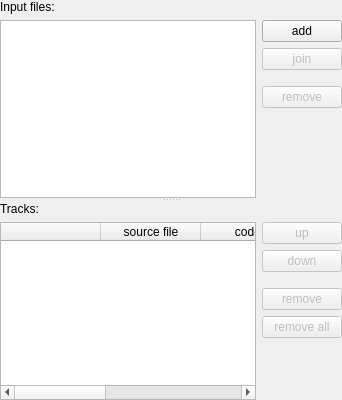
         <widget class="QSplitter" name="trackSplitter">
          <property name="orientation">
           <enum>Qt::Vertical</enum>
          </property>
          <widget class="QWidget" name="layoutWidget11">
           <layout class="QVBoxLayout" name="verticalLayout_3" stretch="0,0">
            <item>
             <widget class="QLabel" name="label_3">
              <property name="text">
               <string>Input files:</string>
              </property>
             </widget>
            </item>
            <item>
             <layout class="QHBoxLayout" name="horizontalLayout">
              <item>
               <widget class="QListWidget" name="inputFilesLV">
                <property name="sizePolicy">
                 <sizepolicy hsizetype="Expanding" vsizetype="MinimumExpanding">
                  <horstretch>0</horstretch>
                  <verstretch>0</verstretch>
                 </sizepolicy>
                </property>
                <property name="minimumSize">
                 <size>
                  <width>0</width>
                  <height>100</height>
                 </size>
                </property>
                <property name="maximumSize">
                 <size>
                  <width>16777215</width>
                  <height>16777215</height>
                 </size>
                </property>
                <property name="acceptDrops">
                 <bool>true</bool>
                </property>
                <property name="selectionBehavior">
                 <enum>QAbstractItemView::SelectRows</enum>
                </property>
               </widget>
              </item>
              <item>
               <layout class="QVBoxLayout" name="verticalLayout">
                <item>
                 <widget class="QPushButton" name="addBtn">
                  <property name="sizePolicy">
                   <sizepolicy hsizetype="Minimum" vsizetype="Fixed">
                    <horstretch>0</horstretch>
                    <verstretch>0</verstretch>
                   </sizepolicy>
                  </property>
                  <property name="text">
                   <string>add</string>
                  </property>
                  <property name="default">
                   <bool>false</bool>
                  </property>
                  <property name="flat">
                   <bool>false</bool>
                  </property>
                 </widget>
                </item>
                <item>
                 <widget class="QPushButton" name="btnAppend">
                  <property name="enabled">
                   <bool>false</bool>
                  </property>
                  <property name="text">
                   <string>join</string>
                  </property>
                 </widget>
                </item>
                <item>
                 <spacer name="verticalSpacer">
                  <property name="orientation">
                   <enum>Qt::Vertical</enum>
                  </property>
                  <property name="sizeType">
                   <enum>QSizePolicy::Fixed</enum>
                  </property>
                  <property name="sizeHint" stdset="0">
                   <size>
                    <width>20</width>
                    <height>10</height>
                   </size>
                  </property>
                 </spacer>
                </item>
                <item>
                 <widget class="QPushButton" name="removeFile">
                  <property name="enabled">
                   <bool>false</bool>
                  </property>
                  <property name="sizePolicy">
                   <sizepolicy hsizetype="Minimum" vsizetype="Fixed">
                    <horstretch>0</horstretch>
                    <verstretch>0</verstretch>
                   </sizepolicy>
                  </property>
                  <property name="text">
                   <string>remove</string>
                  </property>
                 </widget>
                </item>
                <item>
                 <spacer name="verticalSpacer_10">
                  <property name="orientation">
                   <enum>Qt::Vertical</enum>
                  </property>
                  <property name="sizeHint" stdset="0">
                   <size>
                    <width>20</width>
                    <height>40</height>
                   </size>
                  </property>
                 </spacer>
                </item>
               </layout>
              </item>
             </layout>
            </item>
           </layout>
          </widget>
          <widget class="QWidget" name="layoutWidget">
           <layout class="QVBoxLayout" name="verticalLayout_21">
            <item>
             <widget class="QLabel" name="label_2">
              <property name="text">
               <string>Tracks:</string>
              </property>
             </widget>
            </item>
            <item>
             <layout class="QHBoxLayout" name="horizontalLayout_2">
              <property name="sizeConstraint">
               <enum>QLayout::SetMinimumSize</enum>
              </property>
              <item>
               <widget class="QTableWidget" name="trackLV">
                <property name="minimumSize">
                 <size>
                  <width>0</width>
                  <height>100</height>
                 </size>
                </property>
                <property name="maximumSize">
                 <size>
                  <width>16777215</width>
                  <height>1000000</height>
                 </size>
                </property>
                <property name="selectionBehavior">
                 <enum>QAbstractItemView::SelectRows</enum>
                </property>
                <column>
                 <property name="text">
                  <string></string>
                 </property>
                </column>
                <column>
                 <property name="text">
                  <string>source file</string>
                 </property>
                </column>
                <column>
                 <property name="text">
                  <string>codec</string>
                 </property>
                </column>
                <column>
                 <property name="text">
                  <string>lang</string>
                 </property>
                </column>
                <column>
                 <property name="text">
                  <string>track info</string>
                 </property>
                </column>
               </widget>
              </item>
              <item>
               <layout class="QVBoxLayout" name="verticalLayout_4">
                <item>
                 <widget class="QPushButton" name="moveupBtn">
                  <property name="enabled">
                   <bool>false</bool>
                  </property>
                  <property name="text">
                   <string>up</string>
                  </property>
                 </widget>
                </item>
                <item>
                 <widget class="QPushButton" name="movedownBtn">
                  <property name="enabled">
                   <bool>false</bool>
                  </property>
                  <property name="text">
                   <string>down</string>
                  </property>
                 </widget>
                </item>
                <item>
                 <spacer name="verticalSpacer_3">
                  <property name="orientation">
                   <enum>Qt::Vertical</enum>
                  </property>
                  <property name="sizeType">
                   <enum>QSizePolicy::Fixed</enum>
                  </property>
                  <property name="sizeHint" stdset="0">
                   <size>
                    <width>20</width>
                    <height>10</height>
                   </size>
                  </property>
                 </spacer>
                </item>
                <item>
                 <widget class="QPushButton" name="removeTrackBtn">
                  <property name="enabled">
                   <bool>false</bool>
                  </property>
                  <property name="text">
                   <string>remove</string>
                  </property>
                 </widget>
                </item>
                <item>
                 <widget class="QPushButton" name="removeAllTracksBtn">
                  <property name="enabled">
                   <bool>false</bool>
                  </property>
                  <property name="text">
                   <string>remove all</string>
                  </property>
                 </widget>
                </item>
                <item>
                 <spacer name="verticalSpacer_4">
                  <property name="orientation">
                   <enum>Qt::Vertical</enum>
                  </property>
                  <property name="sizeHint" stdset="0">
                   <size>
                    <width>20</width>
                    <height>40</height>
                   </size>
                  </property>
                 </spacer>
                </item>
               </layout>
              </item>
             </layout>
            </item>
           </layout>
          </widget>
         </widget>
